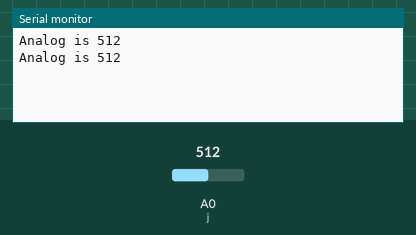
A sketch run on a simulated Arduino Uno, built with avr-gcc and run on an emulated ATmega328P. On the bench: the last lines printed to the serial monitor. Inputs (shaded band) come from the test bench; at power-on: A0 (j) = 512.

Above: at 1.8 s.
1.9 s: A0 (j) set to 716
At 2.8 s:
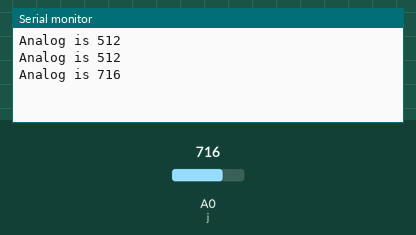
3.4 s: A0 (j) set to 900
At 4.7 s:
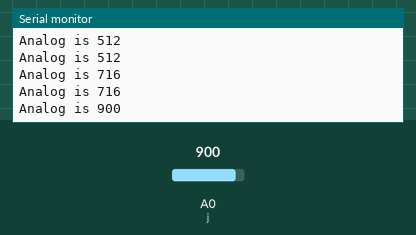
Timing chart, 0 to 6.4 s (numbered marks = the images above; inputs shaded):
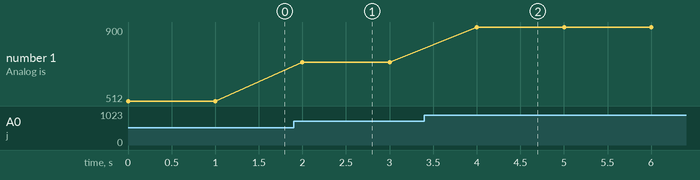

The sketch:

Clap_Switch.ino
```cpp
int i = 8;
int j = A0;
int k = 3;
void setup() {
  // put your setup code here, to run once:
pinMode(i,INPUT);
pinMode(j,INPUT);
Serial.begin(9600);
}

void loop() {
  // put your main code here, to run repeatedly:
//Serial.print("Digital is ");
//Serial.println(digitalRead(i));
Serial.print ("Analog is ");
Serial.println(analogRead(j));
delay(1000);
/*delay(1000);
for (i=0;i<256;i++)
{
  analogWrite(k,i);
}
for (i=256;i<1;i--)
{
  analogWrite(k,i);
}
Serial.print ("Buzzer is ");
Serial.println(i);*/
}
```

Measured:
- after the input at 1.9 s, the serial monitor: prints a new line after 0.10 s (image 1)
- after the input at 3.4 s, the serial monitor: prints a new line after 0.60 s (image 2)
- plotted number 1: 512 → 716 after the input at 1.9 s, 716 → 900 after the input at 3.4 s
